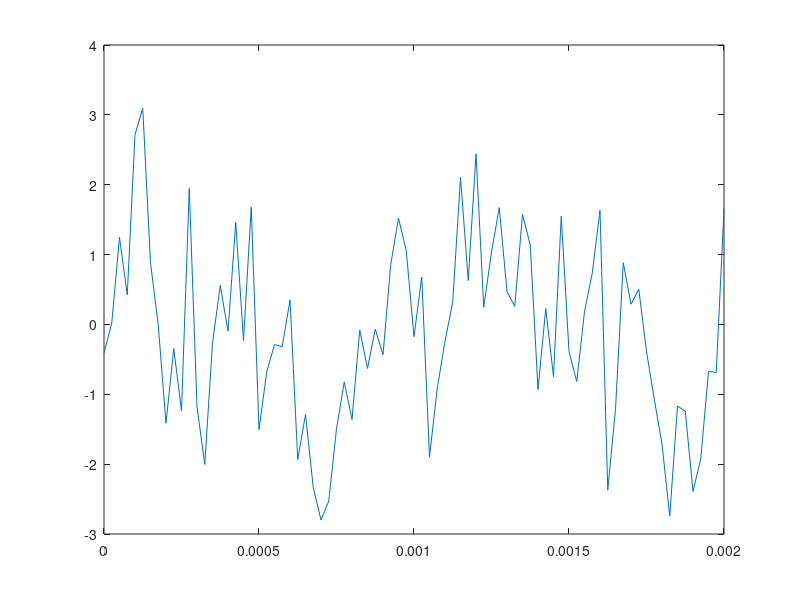
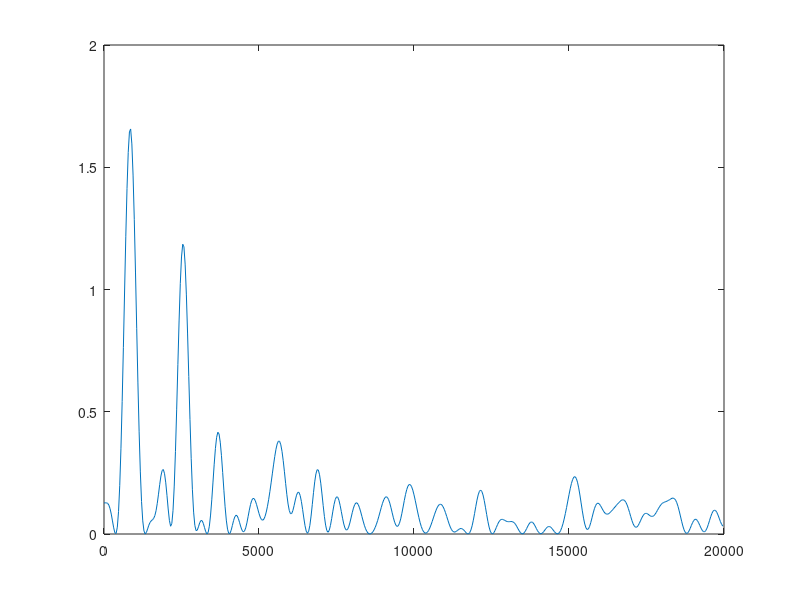

The MATLAB script that drew these images, in order: (Note: this script raises an error after producing the figures.)
%% Create the signal from codes 
close all
f = [1000, 2500]; % Hz
fs = 40 * f(1); % Smapling Freq

t = 0: 1/fs : 2/f(1);

A = 1.0;

x1 = A * sin(2*pi*f(1)*t);
x2 = A * sin(2*pi*f(2)*t);

x = x1 + x2;

len = length(x);

noise = randn(1, len);

x_noisy = x + noise;
plot(t,x_noisy)


%% Calculate the PSD
N = 1024;
X = fft(x_noisy, N);

freq = fs * (0:N-1)/N;
len = length(freq);
Power = X.*conj(X)/N;
figure;
plot(freq(1:len/2), Power(1:len/2))



%% Another method is to use System Objects
sigObj1 = dsp.SineWave('Amplitude', A, 'Frequency', f(1), 'SampleRate', fs);
sigObj1.SamplesPerFrame = 1024;
sig1 = sigObj();

sigObj2 = dsp.SineWave('Amplitude', A, 'Frequency', f(2), 'SampleRate', fs);
sigObj2.SamplesPerFrame = 1024;
sig2 = sigObj();

figure; plot(sig)

specScope = dsp.SpectrumAnalyzer;
specScope.SampleRate = fs;
specScope.SpectralAverages = 1;
specScope.PlotAsTwoSidedSpectrum = false;
specScope.RBWSource = 'Auto';
specScope.PowerUnits = 'dBW';


for i = 1;100
    specScope(sig1 + sig2);
end
%% Simulink

